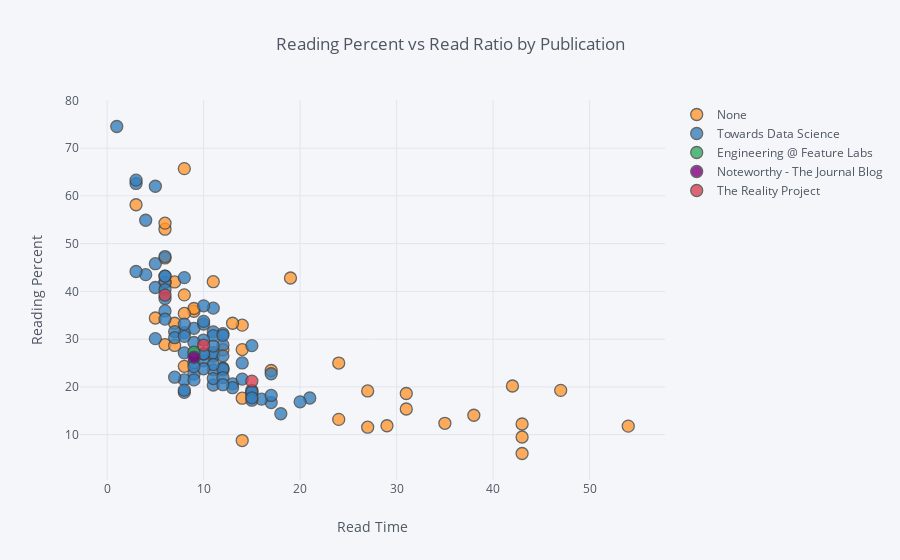

This figure's notebook cell:
### Code cell
# Scatterplots (Two variable + One Category)
df.iplot(kind='scatter', x='read_time', y='read_ratio',
         categories='publication',
         xTitle='Read Time', yTitle='Reading Percent',
         title='Reading Percent vs Read Ratio by Publication')

### Figure 1 — Plotly figure (JSON) as saved in the notebook; plotly's stock layout.template omitted (floating-point values rounded to 4 significant figures)
{"data": [{"marker": {"color": "rgba(255, 153, 51, 1.0)", "line": {"width": 1.3}, "opacity": 0.8, "size": 12, "symbol": "circle"}, "mode": "markers", "name": "None", "textfont": {"color": "#4D5663"}, "type": "scatter", "uid": "cda84995-8069-4b6f-b763-850d8014b988", "x": [7, 14, 42, 9, 14, 47, 14, 12, 7, 17, 38, 43, 31, 12, 29, 27, 6, 31, 6, 24, 8, 11, 9, 19, 5, 6, 6, 7, 3, 6, 8, 8, 8, 54, 13, 35, 24, 43, 14, 43, 27], "y": [41.98, 32.93, 20.19, 35.85, 8.77, 19.28, 17.64, 23.55, 33.33, 23.44, 14.07, 12.24, 18.62, 27.78, 11.87, 11.57, 28.87, 15.38, 53.03, 13.2, 65.71, 42.03, 36.42, 42.81, 34.43, 41.89, 54.29, 28.68, 58.15, 47.01, 35.38, 24.31, 39.28, 11.79, 33.33, 12.38, 25, 9.52, 27.82, 6.06, 19.16]}, {"marker": {"color": "rgba(55, 128, 191, 1.0)", "line": {"width": 1.3}, "opacity": 0.8, "size": 12, "symbol": "circle"}, "mode": "markers", "name": "Towards Data Science", "textfont": {"color": "#4D5663"}, "type": "scatter", "uid": "a58c1c58-e97e-46f6-9abc-526a6aef8cfe", "x": [21, 17, 15, 11, 12, 14, 11, 5, 12, 6, 4, 6, 11, 6, 10, 3, 6, 12, 9, 8, 4, 11, 9, 11, 10, 11, 10, 8, 10, 12, 12, 7, 3, 15, 13, 11, 9, 12, 11, 20, 10, 14, 9, 18, 15, 6, 11, 8, 10, 3, 17, 15, 1, 16, 10, 15, 5, 8, 17, 8, 13, 10, 11, 6, 15, 9, 6, 8, 9, 7, 6, 15, 12, 8, 5, 7, 9, 5, 8, 12], "y": [17.68, 22.76, 28.64, 31.53, 23.99, 25.02, 26.48, 62.02, 31.14, 35.91, 54.9, 41.91, 30.74, 47.3, 29.82, 62.61, 43.21, 28.8, 32.28, 42.88, 43.51, 20.4, 22.68, 36.49, 36.98, 27.17, 33.18, 31.37, 33.73, 30.79, 26.51, 31.56, 63.3, 18.85, 20.65, 23.58, 25.07, 23.81, 21.75, 16.88, 25.47, 21.64, 26.89, 14.38, 18.08, 43.19, 24.69, 33.16, 26.89, 44.17, 16.73, 19.29, 74.53, 17.44, 26.93, 18.99, 40.82, 18.85, 18.21, 27.13, 19.84, 23.81, 28.56, 40.39, 17.22, 24.27, 38.53, 21.47, 21.47, 30.31, 34.19, 17.72, 21.96, 19.31, 45.8, 22.04, 29.3, 30.11, 30.59, 20.47]}, {"marker": {"color": "rgba(50, 171, 96, 1.0)", "line": {"width": 1.3}, "opacity": 0.8, "size": 12, "symbol": "circle"}, "mode": "markers", "name": "Engineering @ Feature Labs", "textfont": {"color": "#4D5663"}, "type": "scatter", "uid": "c896ea37-a2d7-455a-b1eb-36202c6cbf21", "x": [9], "y": [27.28]}, {"marker": {"color": "rgba(128, 0, 128, 1.0)", "line": {"width": 1.3}, "opacity": 0.8, "size": 12, "symbol": "circle"}, "mode": "markers", "name": "Noteworthy - The Journal Blog", "textfont": {"color": "#4D5663"}, "type": "scatter", "uid": "72c2dc31-15ba-4ac0-8a3b-1f7e99ef04ce", "x": [9], "y": [26.21]}, {"marker": {"color": "rgba(219, 64, 82, 1.0)", "line": {"width": 1.3}, "opacity": 0.8, "size": 12, "symbol": "circle"}, "mode": "markers", "name": "The Reality Project", "textfont": {"color": "#4D5663"}, "type": "scatter", "uid": "ba112ee7-c901-4c98-8db4-fd2499967547", "x": [6, 10, 15], "y": [39.23, 28.75, 21.22]}], "layout": {"legend": {"bgcolor": "#F5F6F9", "font": {"color": "#4D5663"}}, "paper_bgcolor": "#F5F6F9", "plot_bgcolor": "#F5F6F9", "title": {"font": {"color": "#4D5663"}, "text": "Reading Percent vs Read Ratio by Publication"}, "xaxis": {"gridcolor": "#E1E5ED", "showgrid": true, "tickfont": {"color": "#4D5663"}, "title": {"font": {"color": "#4D5663"}, "text": "Read Time"}, "zerolinecolor": "#E1E5ED"}, "yaxis": {"gridcolor": "#E1E5ED", "showgrid": true, "tickfont": {"color": "#4D5663"}, "title": {"font": {"color": "#4D5663"}, "text": "Reading Percent"}, "zerolinecolor": "#E1E5ED"}}}
